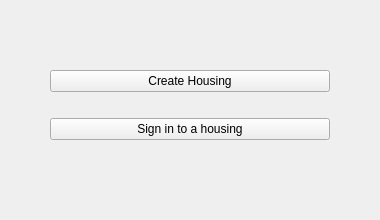
<?xml version="1.0" encoding="UTF-8"?>
<ui version="4.0">
 <class>Form</class>
 <widget class="QWidget" name="Form">
  <property name="geometry">
   <rect>
    <x>0</x>
    <y>0</y>
    <width>380</width>
    <height>220</height>
   </rect>
  </property>
  <property name="minimumSize">
   <size>
    <width>380</width>
    <height>220</height>
   </size>
  </property>
  <property name="maximumSize">
   <size>
    <width>380</width>
    <height>220</height>
   </size>
  </property>
  <property name="windowTitle">
   <string>Saha Housings - Housing Check</string>
  </property>
  <widget class="QWidget" name="verticalLayoutWidget">
   <property name="geometry">
    <rect>
     <x>50</x>
     <y>50</y>
     <width>280</width>
     <height>110</height>
    </rect>
   </property>
   <layout class="QVBoxLayout" name="verticalLayout">
    <item>
     <widget class="QPushButton" name="createHousingButton">
      <property name="text">
       <string>Create Housing</string>
      </property>
     </widget>
    </item>
    <item>
     <widget class="QPushButton" name="signinHousingButton">
      <property name="text">
       <string>Sign in to a housing</string>
      </property>
     </widget>
    </item>
   </layout>
  </widget>
 </widget>
 <resources/>
 <connections/>
</ui>
